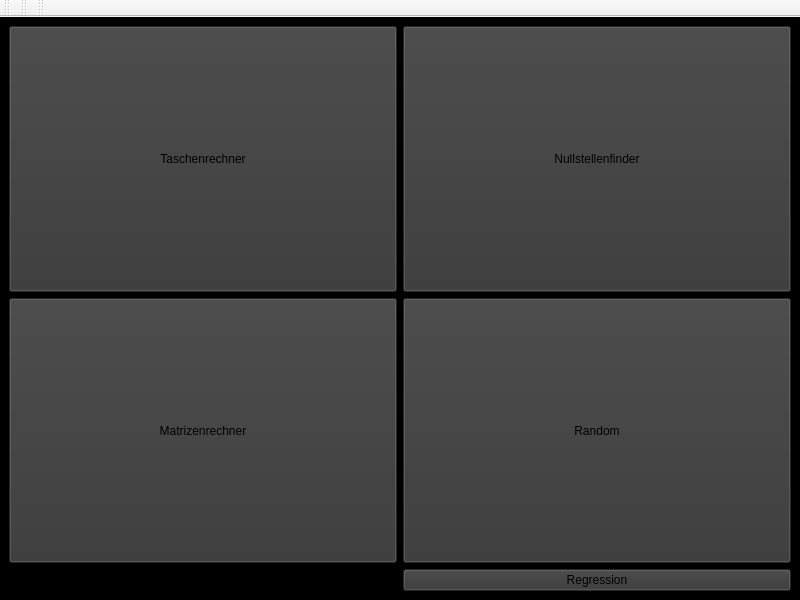
<?xml version="1.0" encoding="UTF-8"?>
<ui version="4.0">
 <class>MainWindow</class>
 <widget class="QMainWindow" name="MainWindow">
  <property name="geometry">
   <rect>
    <x>0</x>
    <y>0</y>
    <width>800</width>
    <height>600</height>
   </rect>
  </property>
  <property name="windowTitle">
   <string>Menuauswahl</string>
  </property>
  <widget class="QWidget" name="centralwidget">
   <property name="styleSheet">
    <string notr="true">background:black</string>
   </property>
   <layout class="QGridLayout" name="gridLayout_2">
    <item row="0" column="0">
     <layout class="QGridLayout" name="gridLayout">
      <item row="0" column="1">
       <widget class="QPushButton" name="ButtonNullstelle">
        <property name="sizePolicy">
         <sizepolicy hsizetype="Minimum" vsizetype="Preferred">
          <horstretch>0</horstretch>
          <verstretch>0</verstretch>
         </sizepolicy>
        </property>
        <property name="styleSheet">
         <string notr="true">background:rgb(54, 54, 54)</string>
        </property>
        <property name="text">
         <string>Nullstellenfinder</string>
        </property>
       </widget>
      </item>
      <item row="1" column="0">
       <widget class="QPushButton" name="ButtonMatrix">
        <property name="sizePolicy">
         <sizepolicy hsizetype="Minimum" vsizetype="Preferred">
          <horstretch>0</horstretch>
          <verstretch>0</verstretch>
         </sizepolicy>
        </property>
        <property name="styleSheet">
         <string notr="true">background:rgb(54, 54, 54)</string>
        </property>
        <property name="text">
         <string>Matrizenrechner</string>
        </property>
       </widget>
      </item>
      <item row="1" column="1">
       <widget class="QPushButton" name="ButtonRandom">
        <property name="sizePolicy">
         <sizepolicy hsizetype="Minimum" vsizetype="Preferred">
          <horstretch>0</horstretch>
          <verstretch>0</verstretch>
         </sizepolicy>
        </property>
        <property name="styleSheet">
         <string notr="true">background:rgb(54, 54, 54)</string>
        </property>
        <property name="text">
         <string>Random</string>
        </property>
       </widget>
      </item>
      <item row="0" column="0">
       <widget class="QPushButton" name="ButtonTaschenrechner">
        <property name="sizePolicy">
         <sizepolicy hsizetype="Minimum" vsizetype="Preferred">
          <horstretch>0</horstretch>
          <verstretch>0</verstretch>
         </sizepolicy>
        </property>
        <property name="styleSheet">
         <string notr="true">background:rgb(54, 54, 54)</string>
        </property>
        <property name="text">
         <string>Taschenrechner</string>
        </property>
       </widget>
      </item>
      <item row="3" column="1">
       <widget class="QPushButton" name="ButtonRegression">
        <property name="styleSheet">
         <string notr="true">background:rgb(54, 54, 54)</string>
        </property>
        <property name="text">
         <string>Regression</string>
        </property>
       </widget>
      </item>
     </layout>
    </item>
   </layout>
  </widget>
  <widget class="QMenuBar" name="menubar">
   <property name="geometry">
    <rect>
     <x>0</x>
     <y>0</y>
     <width>800</width>
     <height>21</height>
    </rect>
   </property>
  </widget>
  <widget class="QToolBar" name="toolBar">
   <property name="windowTitle">
    <string>toolBar</string>
   </property>
   <attribute name="toolBarArea">
    <enum>TopToolBarArea</enum>
   </attribute>
   <attribute name="toolBarBreak">
    <bool>false</bool>
   </attribute>
  </widget>
  <widget class="QToolBar" name="toolBar_2">
   <property name="windowTitle">
    <string>toolBar_2</string>
   </property>
   <attribute name="toolBarArea">
    <enum>TopToolBarArea</enum>
   </attribute>
   <attribute name="toolBarBreak">
    <bool>false</bool>
   </attribute>
  </widget>
  <widget class="QToolBar" name="toolBar_3">
   <property name="windowTitle">
    <string>toolBar_3</string>
   </property>
   <attribute name="toolBarArea">
    <enum>TopToolBarArea</enum>
   </attribute>
   <attribute name="toolBarBreak">
    <bool>false</bool>
   </attribute>
  </widget>
  <action name="actionBasicTaschenrechner">
   <property name="text">
    <string>BasicTaschenrechner</string>
   </property>
  </action>
  <action name="actionMenu">
   <property name="text">
    <string>Menu</string>
   </property>
  </action>
 </widget>
 <resources/>
 <connections/>
</ui>
